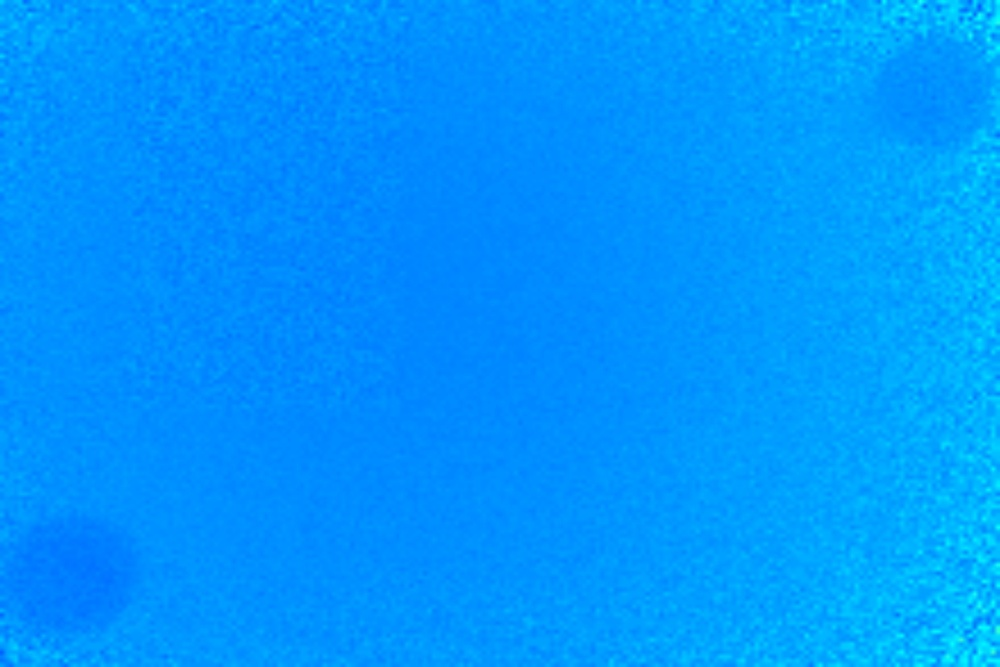
#> input picture Scripts/Detection/depth.jpg, 1000 x 667 px, shrunk from 1500 x 1000 before the run
$ python depth_detection.py
#> lines starting #> are read from the running program, lines starting #| are printed output that depends on the picture; after the words box and inside, x2 and y2 are one past the last pixel; in counts of white or black regions, pixels touching at a corner belong together
import cv2
import numpy as np

def detect_dark_blue_circles(image_path):
    # Load the image
#> called with image_path = 'depth.jpg'
    image = cv2.imread(image_path)
#> image is the input picture: shape (667, 1000, 3); mean B, G, R 254, 150.2, 0.8
    hsv = cv2.cvtColor(image, cv2.COLOR_BGR2HSV)
#> hsv: shape (667, 1000, 3); mean H, S, V 102.4, 254.2, 254

    # Define lower and upper bounds for dark blue color in HSV
    lower_blue = np.array([100, 50, 50])
    upper_blue = np.array([140, 255, 255])

    # Create a mask to extract blue regions
    mask = cv2.inRange(hsv, lower_blue, upper_blue)
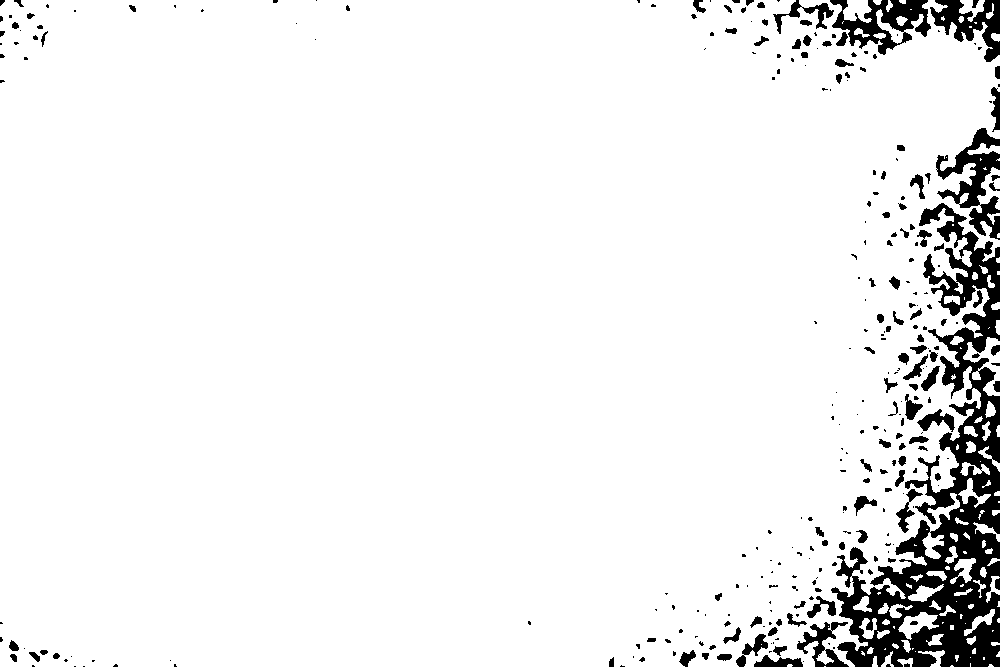
#> mask: shape (667, 1000); 93.5% white; 301 black regions (181 under 20 px), largest, box (x1, y1, x2, y2) and area: (831, 203, 1000, 667) 25355, (936, 128, 1000, 240) 2738, (830, 0, 931, 55) 2484
    result = cv2.bitwise_and(image, image, mask=mask)
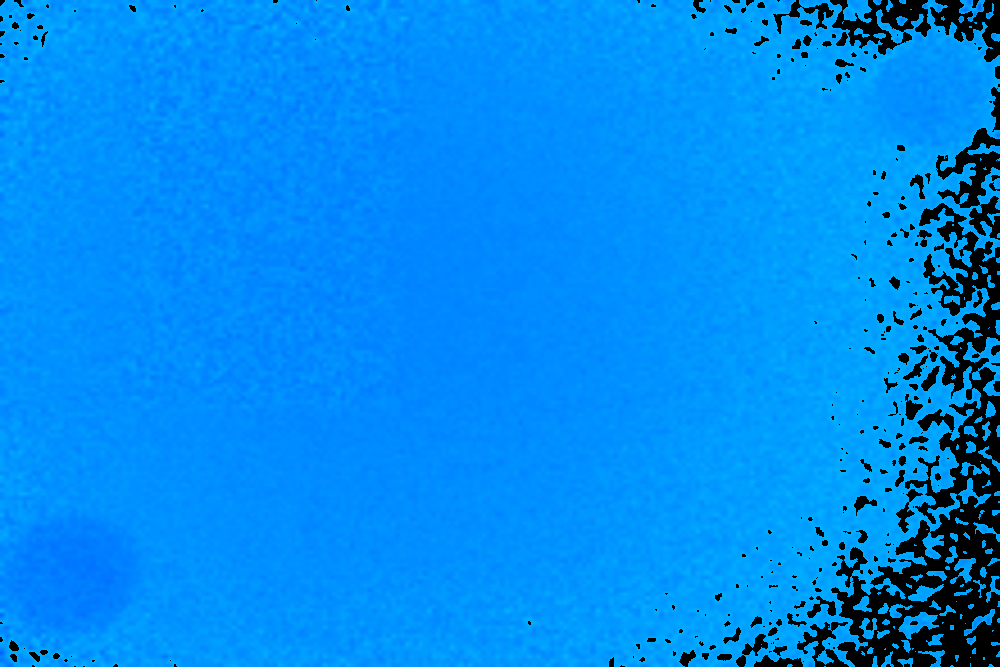
#> result: shape (667, 1000, 3); mean B, G, R 237.6, 138.1, 0.6

    # Convert to grayscale for circle detection
    gray = cv2.cvtColor(result, cv2.COLOR_BGR2GRAY)
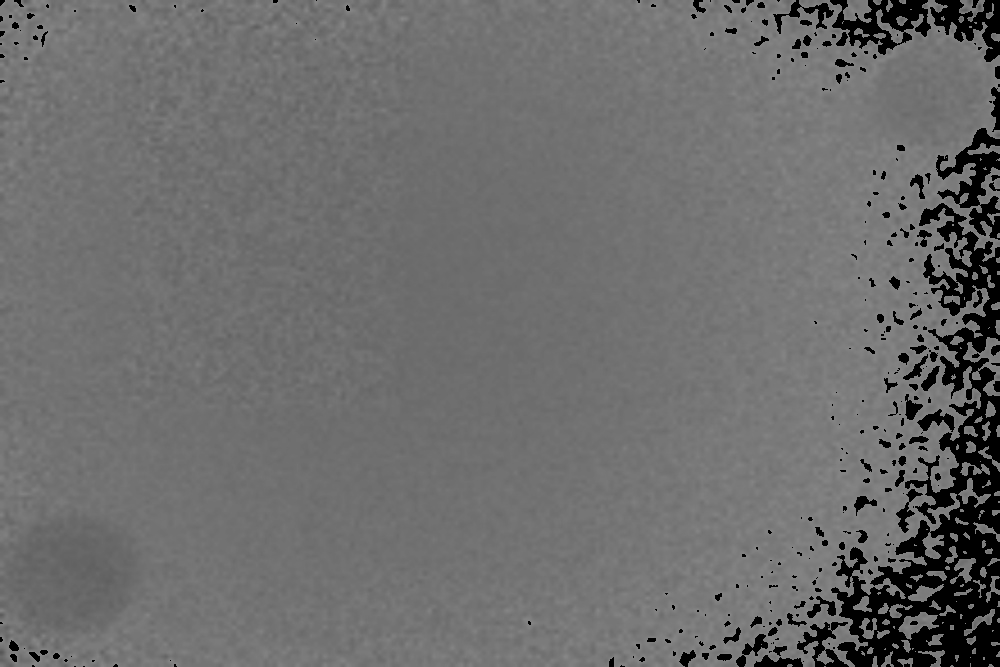
#> gray: shape (667, 1000); min 0, max 136, mean 108.4

    # Apply Gaussian blur to reduce noise
    blurred = cv2.GaussianBlur(gray, (9, 9), 2)
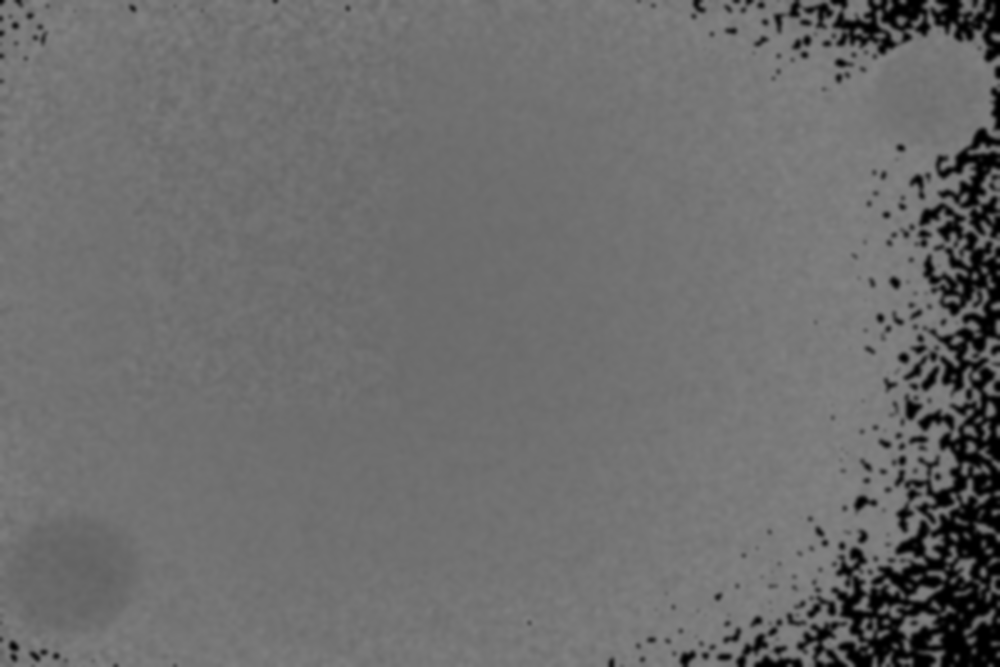
#> blurred: shape (667, 1000); min 0, max 131, mean 108.4

    # Detect circles using Hough Transform
    circles = cv2.HoughCircles(blurred, cv2.HOUGH_GRADIENT, dp=1.2, minDist=50, param1=50, param2=30, minRadius=20, maxRadius=100)
#> circles = 26 rows, first 8: [905.4, 558.6, 67.64], [867, 522.6, 96.68], [923.4, 444.6, 65], [894.6, 395.4, 71.6], [930.6, 259.8, 66.2], [997.8, 461.4, 95.36], [942.6, 598.2, 53], [798.6, 595.8, 68.96]

    if circles is not None:
        circles = np.uint16(np.around(circles))
#> circles = 26 rows, first 8: [905, 559, 68], [867, 523, 97], [923, 445, 65], [895, 395, 72], [931, 260, 66], [998, 461, 95], [943, 598, 53], [799, 596, 69]
        for circle in circles[0, :]:
            center = (circle[0], circle[1])
            radius = circle[2]
            # Draw the circle and center
            cv2.circle(image, center, radius, (0, 255, 0), 3)
            cv2.circle(image, center, 2, (0, 0, 255), 3)
#> this loop made 26 passes
#> (center, radius) on passes 1 to 12: ((905, 559), 68), ((867, 523), 97), ((923, 445), 65), ((895, 395), 72), ((931, 260), 66), ((998, 461), 95), ((943, 598), 53), ((799, 596), 69), ((949, 511), 50), ((863, 622), 49), ((997, 275), 86), ((962, 406), 47)
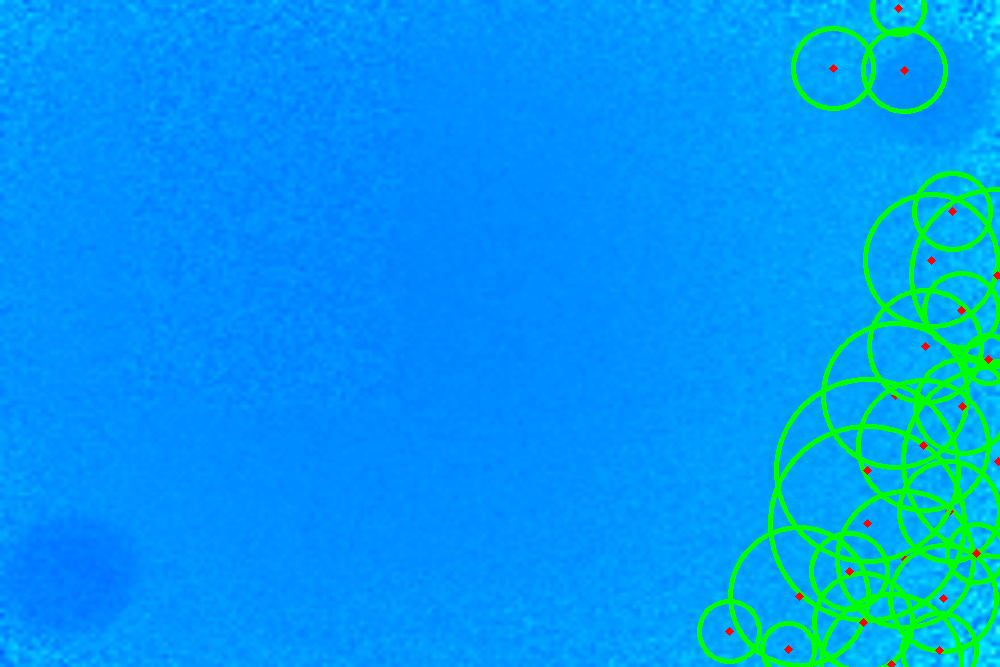
#> image: shape (667, 1000, 3); 5.13% of pixels changed, all inside (x1, y1, x2, y2) = (697, 0, 1000, 667)

    # Display the result
    cv2.imwrite("hotspot_depth_detected.jpg", image)

def main():
    image_path = 'depth.jpg'
    detect_dark_blue_circles(image_path)

if __name__ == '__main__':
    main()
